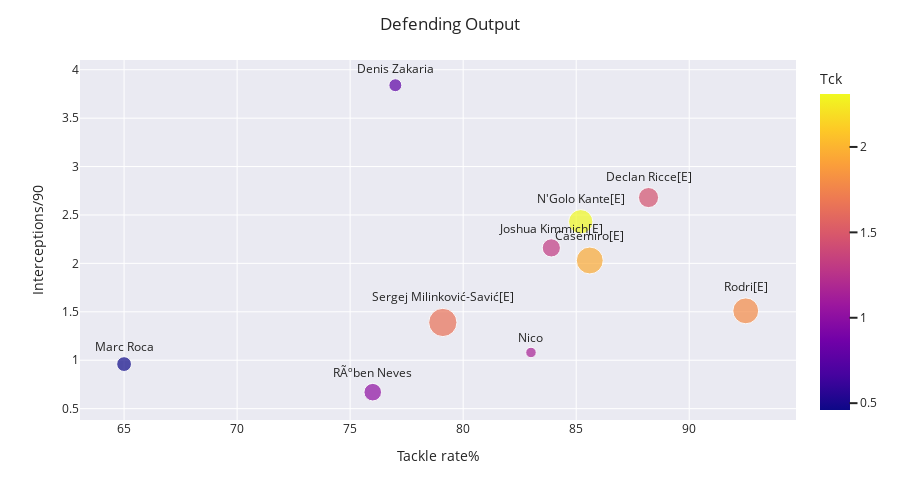

The cell this chart's notebook holds for it:
### Code cell
fig = px.scatter(included2, x="Tck R", y="Int/90", text="Name", log_x=False, size_max=20, color="Tck", size = 'Fls')
fig.update_traces(textposition='top center')
fig.update_layout(height=500)
fig.update_xaxes(title_text='Tackle rate%')
fig.update_yaxes(title_text='Interceptions/90')
for template in ["seaborn"]:
    fig.update_layout(template=template, title="Defending Output")
fig.show()

### Figure 1 — Plotly figure (JSON) as saved in the notebook; plotly's stock layout.template omitted (floating-point values rounded to 4 significant figures)
{"data": [{"hovertemplate": "Tck R=%{x}<br>Int/90=%{y}<br>Fls=%{marker.size}<br>Name=%{text}<br>Tck=%{marker.color}<extra></extra>", "legendgroup": "", "marker": {"color": [0.77, 1.15, 0.46, 1.01, 1.46, 1.79, 2.31, 1.31, 1.95, 1.65], "coloraxis": "coloraxis", "size": [0.4606, 0.3036, 0.6026, 0.8497, 1.11, 1.84, 1.63, 0.91, 1.99, 2.2], "sizemode": "area", "sizeref": 0.0055, "symbol": "circle"}, "mode": "markers+text", "name": "", "orientation": "v", "showlegend": false, "text": ["Denis Zakaria", "Nico", "Marc Roca", "RÃºben Neves", "Declan Ricce[E]", "Rodri[E]", "N'Golo Kante[E]", "Joshua Kimmich[E]", "Casemiro[E]", "Sergej Milinković-Savić[E]"], "textposition": "top center", "type": "scatter", "x": [77, 83, 65, 76, "88.20", "92.50", "85.20", "83.90", "85.60", "79.10"], "xaxis": "x", "y": [3.84, 1.08, 0.96, 0.67, 2.68, 1.51, 2.43, 2.16, 2.03, 1.39], "yaxis": "y"}], "layout": {"coloraxis": {"colorbar": {"title": {"text": "Tck"}}, "colorscale": [[0, "#0d0887"], [0.1111, "#46039f"], [0.2222, "#7201a8"], [0.3333, "#9c179e"], [0.4444, "#bd3786"], [0.5556, "#d8576b"], [0.6667, "#ed7953"], [0.7778, "#fb9f3a"], [0.8889, "#fdca26"], [1, "#f0f921"]]}, "height": 500, "legend": {"itemsizing": "constant", "tracegroupgap": 0}, "margin": {"t": 60}, "title": {"text": "Defending Output"}, "xaxis": {"anchor": "y", "domain": [0, 1], "title": {"text": "Tackle rate%"}}, "yaxis": {"anchor": "x", "domain": [0, 1], "title": {"text": "Interceptions/90"}}}}
